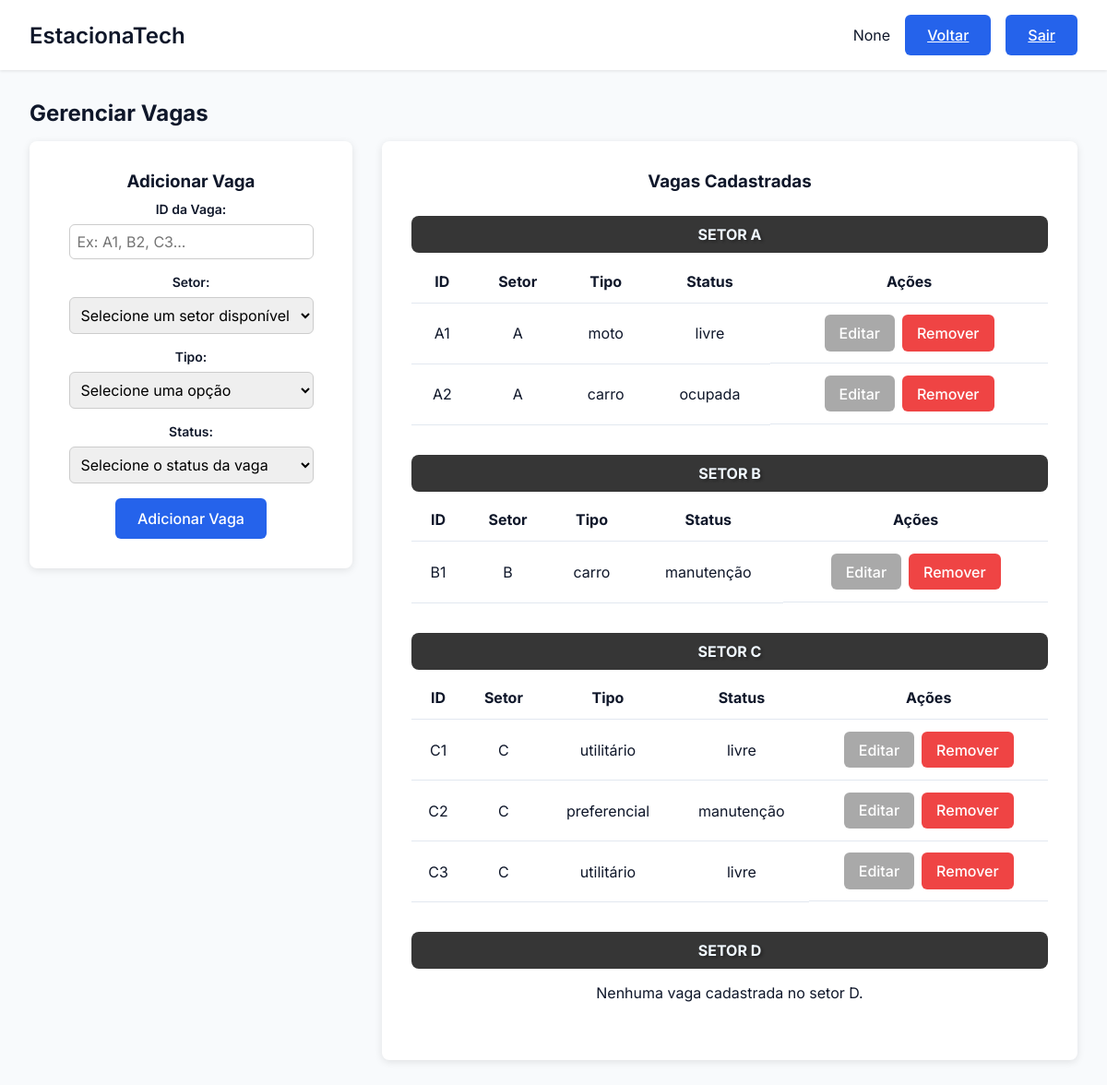
/vaga/config_vagas, run on an earlier commit of the app's database.
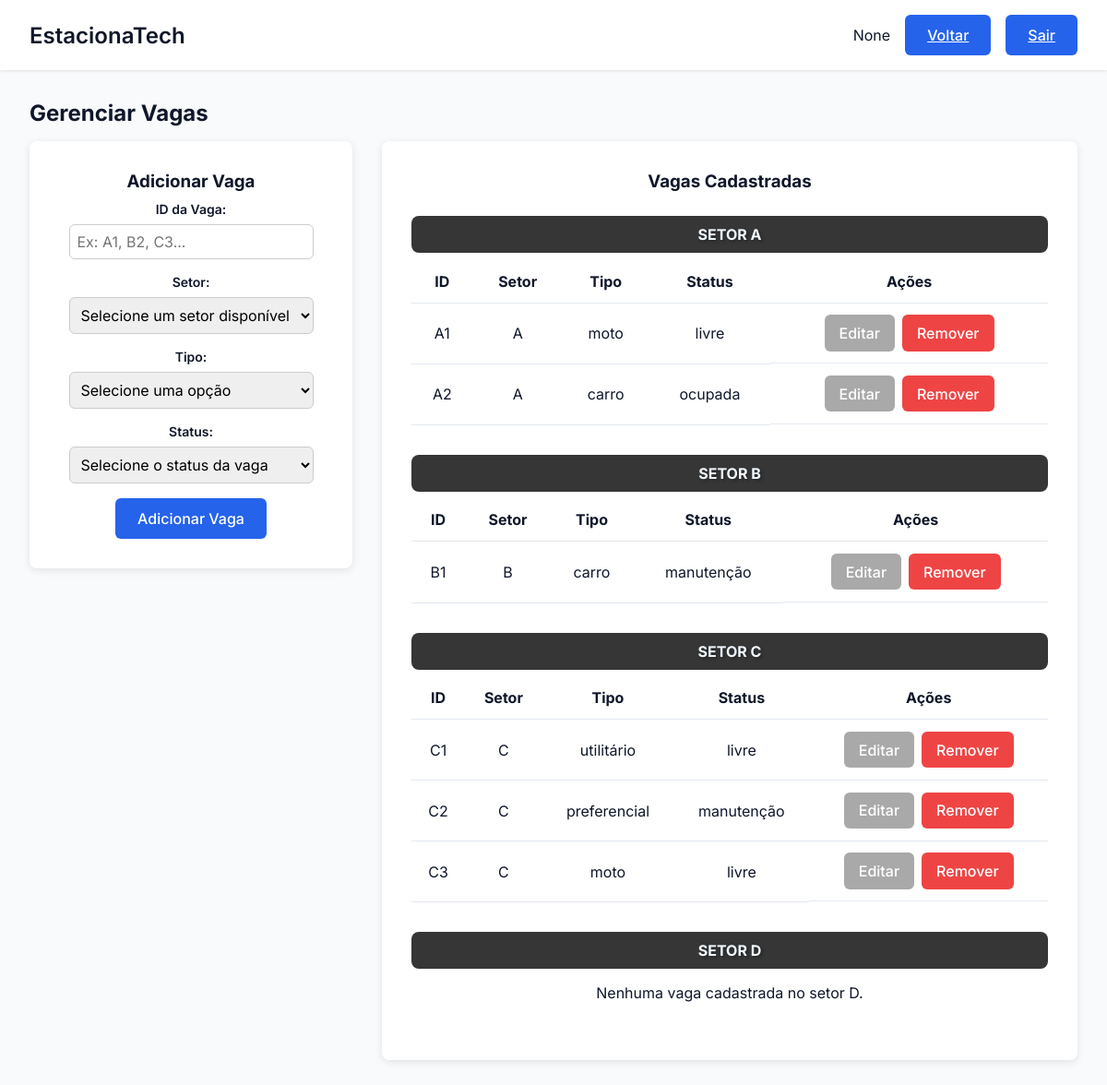
And on a later commit of the database.
### tables this page shows
CREATE TABLE "Vaga" (
        id_vaga TEXT PRIMARY KEY,
        setor TEXT NOT NULL,
        tipo TEXT NOT NULL CHECK (tipo IN ('carro', 'moto', 'utilitário', 'preferencial')),
        status TEXT NOT NULL CHECK (status IN ('livre', 'ocupada', 'reservada', 'manutenção')),
        FOREIGN KEY (setor) REFERENCES Setor(id_setor)
    );

### EstacionaTech/routes/vaga_routes.py (the view)
@vaga_bp.route('/config_vagas')
def config_vagas():
    vagas = VagaController.listar_vagas()
    setores = SetorController.listar_setores()
    print(setores)
    return render_template('config_vagas.html', vagas=vagas, setores=setores)

### EstacionaTech/controllers/setor_controller.py (called while the page is built)
    @staticmethod
    def listar_setores():
        setores = Setor.listar_todos()
        return setores

### EstacionaTech/controllers/vaga_controller.py (called while the page is built)
    @staticmethod
    def listar_vagas():
        vagas= Vaga.listar_todas()
        return vagas

### EstacionaTech/database/database.py (called while the page is built)
def conectar():
    diretorio_db = "EstacionaTech/database"
    if not os.path.exists(diretorio_db):
        os.makedirs(diretorio_db)  # Criar diretório caso não exista
    return sqlite3.connect(f"{diretorio_db}/estacionatech.db")

### EstacionaTech/models/setor.py (called while the page is built)
    def listar_todos():
        conn = conectar()
        cursor = conn.cursor()
        cursor.execute("SELECT * FROM Setor ORDER BY id_setor ASC")
        setores = cursor.fetchall()
        conn.close()
        return setores

### EstacionaTech/models/vaga.py (called while the page is built)
    def listar_todas():
        conn = conectar()
        cursor = conn.cursor()
        cursor.execute("SELECT * FROM vaga ORDER BY id_vaga ASC")
        vagas = cursor.fetchall()
        conn.close()
        return vagas

### EstacionaTech/templates/config_vagas.html (shortened to what the changed rows need)
<!DOCTYPE html>
<html lang="pt-BR">
<head>
    <link rel="stylesheet" href="{{ url_for('static', filename='css/estilo.css') }}">
    <link rel="stylesheet" href="{{ url_for('static', filename='css/vagas.css') }}">
</head>
<body>
    <div class="dashboard">
        <header class="dashboard-header">
            <nav class="dashboard-nav container">
                <h1 class="dashboard-title">EstacionaTech</h1>
            </nav>
        </header>
        <main class="dashboard-content container">
            <h2 class="section-title">Gerenciar Vagas</h2>
            <div class="dashboard-grid">
                <div class="dashboard-card">
                    <div class="setor-container">
                        {% for setor in setores|batch(2, '') %}
                        <div class="setor-row">
                            {% for s in setor %}
                                {% if s %}
                                    <div class="setor-box">
                                        <h4 class="setor-section-title">SETOR {{ s[0] }}</h4>
                                        {% set setor_vagas = vagas|selectattr('1', 'equalto', s[0])|list %}
                                        {% if setor_vagas %}
                                        <div class="table-container">
                                            <table class="table">
                                                <thead>
                                                    <tr>
                                                        <th>ID</th>
                                                        <th>Setor</th>
                                                        <th>Tipo</th>
                                                        <th>Status</th>
                                                        <th>Ações</th>
                                                    </tr>
                                                </thead>
                                                <tbody>
                                                    {% for vaga in setor_vagas %}
                                                    <tr>
                                                        <td>{{ vaga[0] }}</td>
                                                        <td>{{ vaga[1] }}</td>
                                                        <td>{{ vaga[2] }}</td>
                                                        <td>{{ vaga[3] }}</td>
                                                        <td class="actions">
                                                            <button class="btn btn-secondary" onclick="openEditModal('{{ vaga[0] }}', '{{ vaga[1] }}', '{{ vaga[2] }}', '{{ vaga[3] }}')">Editar</button>
                                                            <form action="{{ url_for('vaga.remover_vaga') }}" method="POST" class="inline-form">
                                                                <button type="submit" class="btn btn-danger" onclick="return confirm('Tem certeza que deseja remover a vaga {{ vaga[0] }}?')">Remover</button>
                                                            </form>
                                                        </td>
                                                    </tr>
                                                    {% endfor %}
                                                </tbody>
                                            </table>
                                        </div>
                                        {% else %}
                                            <p class="no-data">Nenhuma vaga cadastrada no setor {{ s[0] }}.</p>
                                        {% endif %}
                                    </div>
                                {% endif %}
                            {% endfor %}
                        </div>
                        {% endfor %}
                    </div>
                </div>
            </div>
        </main>
    </div>
</body>
</html>

What changed in the data, as far as the page shows it:
changed Vaga "C3": tipo "utilitário" → "moto"
